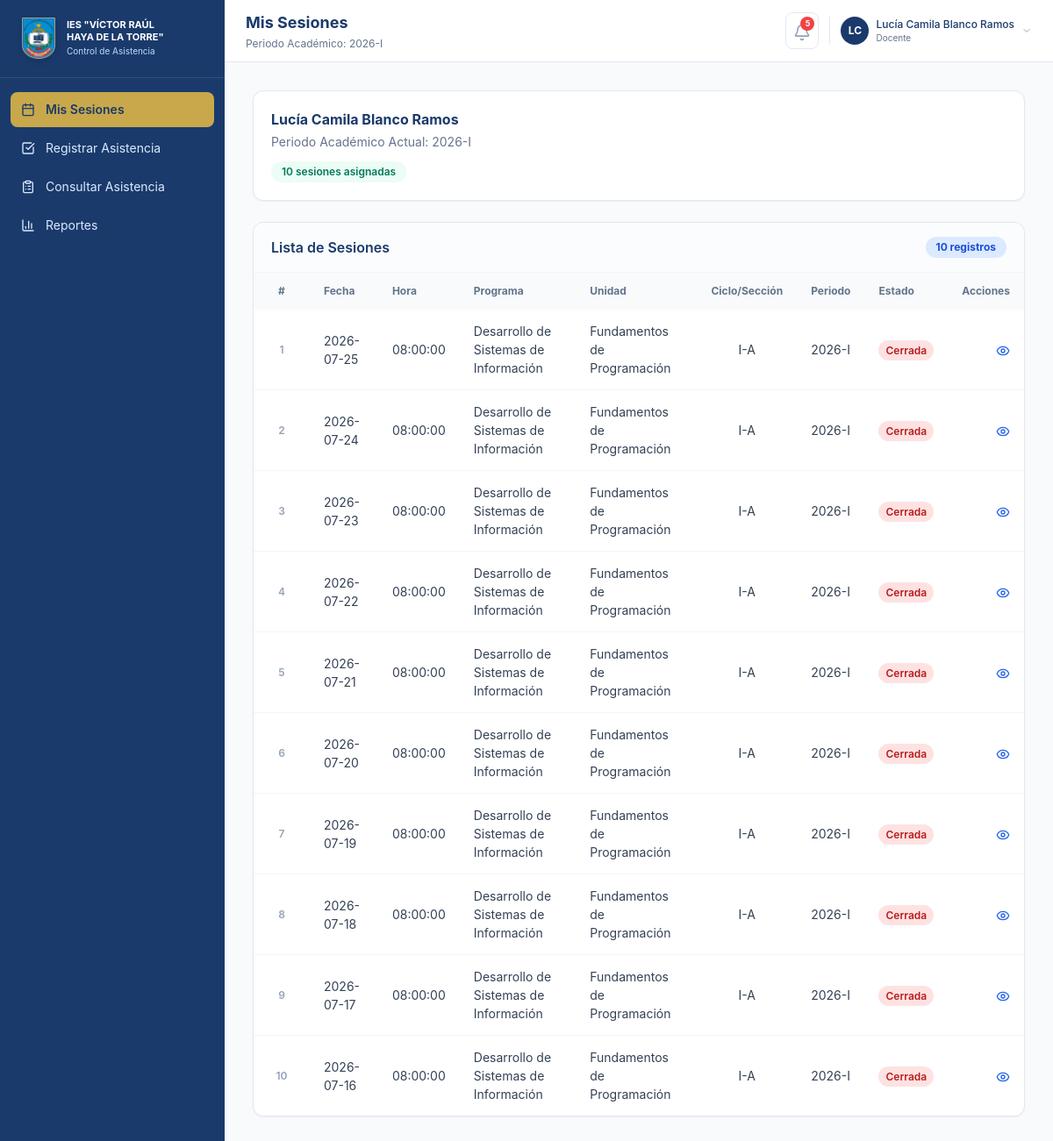
The app's page /index.php (signed in) with its own data.
### tables this page shows
CREATE TABLE `docentes` (
  `id` int(11) NOT NULL AUTO_INCREMENT,
  `codigo` varchar(30) NOT NULL,
  `nombres` varchar(160) NOT NULL,
  `dni` varchar(20) NOT NULL,
  `correo` varchar(160) NOT NULL,
  `programa_id` int(11) DEFAULT NULL,
  `unidad_didactica_id` int(11) DEFAULT NULL,
  `seccion` varchar(20) NOT NULL,
  `usuario` varchar(60) NOT NULL,
  `estado` enum('Activo','Inactivo') NOT NULL DEFAULT 'Activo',
  PRIMARY KEY (`id`),
  UNIQUE KEY `codigo` (`codigo`),
  KEY `fk_docentes_programa` (`programa_id`),
  KEY `fk_docentes_unidad` (`unidad_didactica_id`),
  CONSTRAINT `fk_docentes_programa` FOREIGN KEY (`programa_id`) REFERENCES `programas` (`id`) ON DELETE SET NULL,
  CONSTRAINT `fk_docentes_unidad` FOREIGN KEY (`unidad_didactica_id`) REFERENCES `unidades_didacticas` (`id`) ON DELETE SET NULL
);

CREATE TABLE `sesiones` (
  `id` int(11) NOT NULL AUTO_INCREMENT,
  `fecha` date NOT NULL,
  `hora` time NOT NULL,
  `programa_id` int(11) DEFAULT NULL,
  `unidad_didactica_id` int(11) DEFAULT NULL,
  `seccion` varchar(20) NOT NULL,
  `docente_id` int(11) DEFAULT NULL,
  `periodo` varchar(20) NOT NULL DEFAULT '2026-I',
  `estado` enum('Pendiente','Registrada','Cerrada') NOT NULL DEFAULT 'Pendiente',
  PRIMARY KEY (`id`),
  KEY `fk_sesiones_docente` (`docente_id`),
  KEY `fk_sesiones_programa` (`programa_id`),
  KEY `fk_sesiones_unidad` (`unidad_didactica_id`),
  KEY `idx_sesiones_fecha_hora` (`fecha`,`hora`),
  CONSTRAINT `fk_sesiones_docente` FOREIGN KEY (`docente_id`) REFERENCES `docentes` (`id`) ON UPDATE CASCADE,
  CONSTRAINT `fk_sesiones_programa` FOREIGN KEY (`programa_id`) REFERENCES `programas` (`id`) ON DELETE SET NULL,
  CONSTRAINT `fk_sesiones_unidad` FOREIGN KEY (`unidad_didactica_id`) REFERENCES `unidades_didacticas` (`id`) ON DELETE SET NULL
);

CREATE TABLE `programas` (
  `id` int(11) NOT NULL AUTO_INCREMENT,
  `codigo` varchar(10) NOT NULL,
  `nombre` varchar(180) NOT NULL,
  `estado` enum('Activo','Inactivo') NOT NULL DEFAULT 'Activo',
  PRIMARY KEY (`id`),
  UNIQUE KEY `codigo` (`codigo`)
);

CREATE TABLE `unidades_didacticas` (
  `id` int(11) NOT NULL AUTO_INCREMENT,
  `periodo_curricular_id` int(11) NOT NULL,
  `nombre` varchar(180) NOT NULL,
  `estado` enum('Activo','Inactivo') NOT NULL DEFAULT 'Activo',
  PRIMARY KEY (`id`),
  KEY `periodo_curricular_id` (`periodo_curricular_id`),
  CONSTRAINT `unidades_didacticas_ibfk_1` FOREIGN KEY (`periodo_curricular_id`) REFERENCES `periodos_curriculares` (`id`)
);

CREATE TABLE `periodos_curriculares` (
  `id` int(11) NOT NULL AUTO_INCREMENT,
  `modulo_id` int(11) NOT NULL,
  `nombre` varchar(40) NOT NULL,
  PRIMARY KEY (`id`),
  KEY `modulo_id` (`modulo_id`),
  CONSTRAINT `periodos_curriculares_ibfk_1` FOREIGN KEY (`modulo_id`) REFERENCES `modulos_formativos` (`id`)
);

### public/index.php (called while the page is built, shortened)
<?php
require __DIR__ . '/layout.php';

### app/helpers.php (called while the page is built, shortened)
<?php
require_once __DIR__ . '/db.php';
function e(string|int|float|null $value): string
{
    return htmlspecialchars((string) $value, ENT_QUOTES, 'UTF-8');
}
function badge_class(?string $estado): string
{
    return match ($estado) {
        'Activo', 'Presente', 'Registrada' => 'bg-emerald-100 text-emerald-700',
        'En riesgo', 'Tardanza', 'Pendiente' => 'bg-amber-100 text-amber-700',
        'Inhabilitado', 'Inasistente', 'Cerrada' => 'bg-red-100 text-red-700',
        'Justificado' => 'bg-blue-100 text-blue-700',
        default => 'bg-slate-100 text-slate-600',
    };
}
function app_user(): ?array
{
    return $_SESSION['user'] ?? null;
}
function all_sesiones(): array
{
    return fetch_all('SELECT s.id, s.fecha, s.hora, s.programa_id, s.unidad_didactica_id, p.nombre as programa, ud.nombre as unidad, pc.nombre as ciclo, s.seccion, s.docente_id, d.nombres as docente, s.periodo, s.estado FROM sesiones s LEFT JOIN programas p ON s.programa_id = p.id LEFT JOIN unidades_didacticas ud ON s.unidad_didactica_id = ud.id LEFT JOIN periodos_curriculares pc ON ud.periodo_curricular_id = pc.id LEFT JOIN docentes d ON s.docente_id = d.id ORDER BY s.fecha DESC, s.hora DESC');
}

### app/db.php (called while the page is built, shortened)
<?php
function db(): PDO
{
    static $pdo = null;
    if ($pdo instanceof PDO) {
        return $pdo;
    }
    try {
        $dsn = 'mysql:host=' . DB_HOST . ';dbname=' . DB_NAME . ';charset=' . DB_CHARSET;
        $pdo = new PDO($dsn, DB_USER, DB_PASS, [
            PDO::ATTR_ERRMODE => PDO::ERRMODE_EXCEPTION,
            PDO::ATTR_DEFAULT_FETCH_MODE => PDO::FETCH_ASSOC,
            PDO::ATTR_EMULATE_PREPARES => false,
        ]);
    } catch (PDOException $e) {
        die('Error de Conexión a la Base de Datos: Verifique que las credenciales en app/config.php sean correctas. Detalle: ' . $e->getMessage());
    }
    return $pdo;
}
function fetch_all(string $sql, array $params = []): array
{
    $stmt = db()->prepare($sql);
    $stmt->execute($params);
    return $stmt->fetchAll();
}

### public/modules/mis-sesiones.php (the view, shortened to what this page needs)
<?php $sesiones = all_sesiones(); ?>
<div class="space-y-6">
    <div class="rounded-xl border border-slate-200 bg-white p-5 shadow-sm">
        <h2 class="font-bold text-[#1a3a6b]"><?= e(app_user()['nombre']) ?></h2>
        <p class="mt-1 text-sm text-slate-500">Periodo Académico Actual: 2026-I</p>
        <p class="mt-3 inline-flex rounded-full bg-emerald-50 px-3 py-1 text-xs font-semibold text-emerald-700"><?= count($sesiones) ?> sesiones asignadas</p>
    </div>
    <div class="hidden md:block overflow-x-auto min-h-[300px] rounded-xl border border-slate-200 bg-white shadow-sm">
        <div class="flex items-center justify-between border-b border-slate-100 px-5 py-4 bg-slate-50/50">
            <h2 class="font-semibold text-[#1a3a6b]">Lista de Sesiones</h2>
            <span class="rounded-full bg-blue-100 px-3 py-1 text-xs font-bold text-blue-700 shrink-0 whitespace-nowrap">
                <?= count($sesiones) ?> registro<?= count($sesiones) !== 1 ? 's' : '' ?>
            </span>
        </div>
        <table class="w-full"><thead class="bg-slate-50"><tr><th class="table-th w-16 text-center">#</th><th class="table-th">Fecha</th><th class="table-th">Hora</th><th class="table-th">Programa</th><th class="table-th">Unidad</th><th class="table-th text-center">Ciclo/Sección</th><th class="table-th">Periodo</th><th class="table-th">Estado</th><th class="table-th text-right">Acciones</th></tr></thead><tbody class="divide-y divide-slate-100">
            <?php if (empty($sesiones)): ?>
                <tr>
                    <td colspan="9" class="py-8 text-center text-slate-500">
                        <i data-lucide="calendar-x" class="mx-auto mb-2 h-8 w-8 text-slate-300"></i>
                        <p class="text-sm font-medium">No tienes sesiones asignadas para el periodo actual.</p>
                    </td>
                </tr>
            <?php else: ?>
                <?php foreach ($sesiones as $i => $s): $modalId = 'modal-sesion-' . $i; ?>
                <tr class="transition hover:bg-slate-50/50">
                    <td class="table-td text-center text-slate-400 text-xs font-semibold"><?= $i + 1 ?></td>
                    <td class="table-td"><?= e($s['fecha']) ?></td>
                    <td class="table-td"><?= e($s['hora']) ?></td>
                    <td class="table-td"><?= e($s['programa']) ?></td>
                    <td class="table-td"><?= e($s['unidad']) ?></td>
                    <td class="table-td text-center"><?= e($s['ciclo']) ?>-<?= e($s['seccion']) ?></td>
                    <td class="table-td"><?= e($s['periodo']) ?></td>
                    <td class="table-td"><span class="rounded-full px-2 py-1 text-xs font-semibold <?= badge_class($s['estado']) ?>"><?= e($s['estado']) ?></span></td>
                    <td class="table-td">
                        <div class="flex justify-end gap-3">
                            <button type="button" data-modal-target="<?= e($modalId) ?>" class="text-blue-600 transition hover:text-blue-800" title="Ver detalle">
                                <i data-lucide="eye" class="h-4 w-4"></i>
                            </button>
                        </div>
                    </td>
                </tr>
            <?php endforeach; ?>
            <?php endif; ?>
        </tbody></table>
    </div>
</div>

### public/assets/app.css (style rules this page uses)
body { font-family: Inter, ui-sans-serif, system-ui, -apple-system, BlinkMacSystemFont, "Segoe UI", sans-serif; }
.table-th { padding: 0.75rem 1rem; text-align: left; font-size: 0.75rem; font-weight: 700; color: #64748b; }
.table-td { padding: 0.875rem 1rem; font-size: 0.875rem; color: #334155; vertical-align: middle; }
.lucide { display: inline-block; flex-shrink: 0; stroke-width: 2; vertical-align: middle; }

### records on screen
docentes: nombres "Lucía Camila Blanco Ramos"
sesiones: fecha "2026-07-25", hora "08:00:00", programa.nombre "Desarrollo de Sistemas de Información", unidad_didactica.nombre "Fundamentos de Programación", periodos_curriculares.nombre "I", seccion "A", periodo "2026-I", estado "Cerrada"
sesiones: fecha "2026-07-24", hora "08:00:00", programa.nombre "Desarrollo de Sistemas de Información", unidad_didactica.nombre "Fundamentos de Programación", periodos_curriculares.nombre "I", seccion "A", periodo "2026-I", estado "Cerrada"
sesiones: fecha "2026-07-23", hora "08:00:00", programa.nombre "Desarrollo de Sistemas de Información", unidad_didactica.nombre "Fundamentos de Programación", periodos_curriculares.nombre "I", seccion "A", periodo "2026-I", estado "Cerrada"
sesiones: fecha "2026-07-22", hora "08:00:00", programa.nombre "Desarrollo de Sistemas de Información", unidad_didactica.nombre "Fundamentos de Programación", periodos_curriculares.nombre "I", seccion "A", periodo "2026-I", estado "Cerrada"
sesiones: fecha "2026-07-21", hora "08:00:00", programa.nombre "Desarrollo de Sistemas de Información", unidad_didactica.nombre "Fundamentos de Programación", periodos_curriculares.nombre "I", seccion "A", periodo "2026-I", estado "Cerrada"
sesiones: fecha "2026-07-20", hora "08:00:00", programa.nombre "Desarrollo de Sistemas de Información", unidad_didactica.nombre "Fundamentos de Programación", periodos_curriculares.nombre "I", seccion "A", periodo "2026-I", estado "Cerrada"
sesiones: fecha "2026-07-19", hora "08:00:00", programa.nombre "Desarrollo de Sistemas de Información", unidad_didactica.nombre "Fundamentos de Programación", periodos_curriculares.nombre "I", seccion "A", periodo "2026-I", estado "Cerrada"
sesiones: fecha "2026-07-18", hora "08:00:00", programa.nombre "Desarrollo de Sistemas de Información", unidad_didactica.nombre "Fundamentos de Programación", periodos_curriculares.nombre "I", seccion "A", periodo "2026-I", estado "Cerrada"
sesiones: fecha "2026-07-17", hora "08:00:00", programa.nombre "Desarrollo de Sistemas de Información", unidad_didactica.nombre "Fundamentos de Programación", periodos_curriculares.nombre "I", seccion "A", periodo "2026-I", estado "Cerrada"
sesiones: fecha "2026-07-16", hora "08:00:00", programa.nombre "Desarrollo de Sistemas de Información", unidad_didactica.nombre "Fundamentos de Programación", periodos_curriculares.nombre "I", seccion "A", periodo "2026-I", estado "Cerrada"

### other values on screen
$label "Mis Sesiones"
$label "Registrar Asistencia"
$label "Consultar Asistencia"
$label "Reportes"
$title "Mis Sesiones"
$unread_count "5"
user_initials($user['nombre']) "LC"
$user['nombre'] "Lucía Camila Blanco Ramos"
role_label($user['rol']) "Docente"
count($sesiones) "10"
